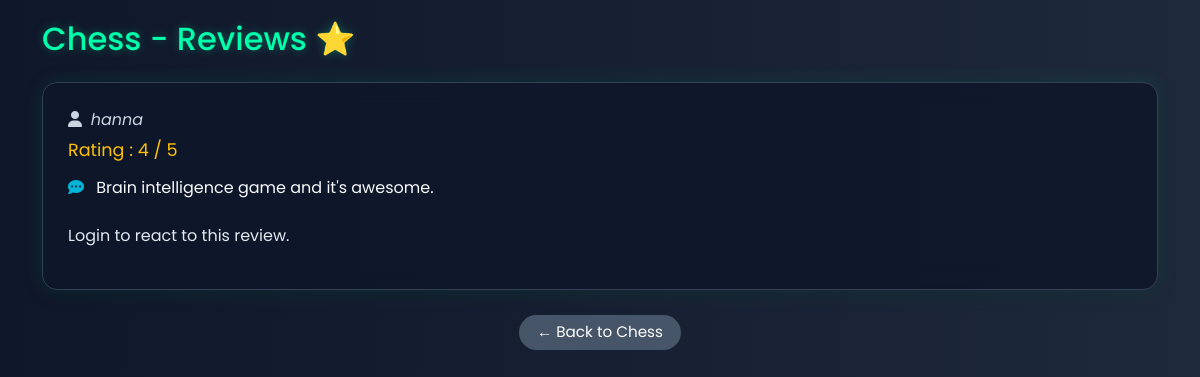
Before: /review_read/game/8/ with the older database file.
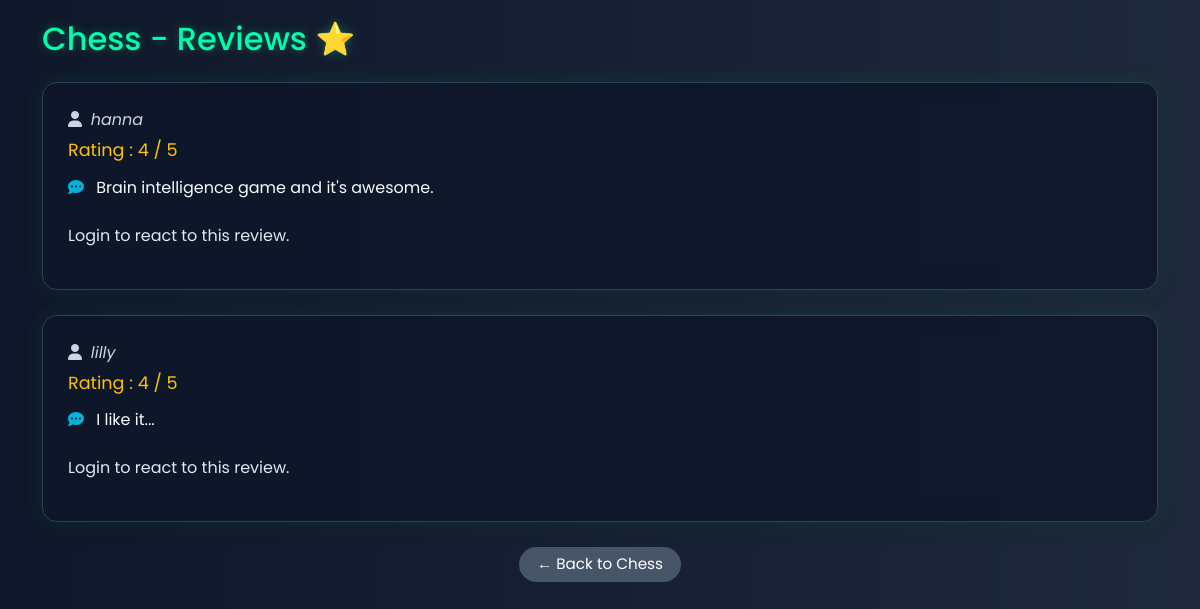
After: the same page with the newer database file.
### game_app/models.py (models this page shows, shortened)
class Game(models.Model):
    title = models.CharField(max_length=100)
    genre = models.CharField(max_length=100)
    platform = models.CharField(max_length=100)
    release_date = models.DateField(null=True)
    description = models.TextField(null=True)
    cover_image = models.ImageField(upload_to='game_covers/',blank=True,null=True)

class Review(models.Model):
    game = models.ForeignKey(Game, on_delete=models.CASCADE, related_name='reviews')
    user = models.ForeignKey(User, on_delete=models.CASCADE)
    rating = models.IntegerField(choices=[(i, i) for i in range(1, 6)])
    comment = models.TextField(null=True)
    created_at = models.DateTimeField(auto_now_add=True)

### game_app/views.py (the view)
# urls.py: path('review_read/game/<int:game_id>/', ReviewReadView.as_view(), name='review_read'),
class ReviewReadView(View):
    def get(self, request, game_id):
        game = get_object_or_404(Game, pk=game_id)
        reviews = game.reviews.all()
        review_data = []
        for review in reviews:
            like_reactions = review.reactions.filter(is_like=True).select_related('user')
            dislike_reactions = review.reactions.filter(is_like=False).select_related('user')
            like_users = []
            dislike_users = []
            for reaction in like_reactions:
                if request.user.is_authenticated and reaction.user == request.user:
                    like_users.append('you')
                else:
                    like_users.append(reaction.user.username)
            for reaction in dislike_reactions:
                if request.user.is_authenticated and reaction.user == request.user:
                    dislike_users.append('you')
                else:
                    dislike_users.append(reaction.user.username)
            like_count = len(like_users)
            dislike_count = len(dislike_users)
            user_reaction = None
            if request.user.is_authenticated:
                reaction = review.reactions.filter(user=request.user).first()
                if reaction:
                    user_reaction = 'like' if reaction.is_like else 'dislike'
            review_data.append({
                'review': review,
                'like_count': like_count,
                'dislike_count': dislike_count,
                'like_users': like_users,
                'dislike_users': dislike_users,
                'user_reaction': user_reaction,
            })
        return render(request, 'reviewread.html', {
            'game': game,
            'review_data': review_data,
        })

### game_app/templates/reviewread.html (shortened to what this page needs)
<!DOCTYPE html>
<html lang="en">
<head>
  {% load static %}
  <link href="https://cdn.jsdelivr.net/npm/bootstrap@5.3.0/dist/css/bootstrap.min.css" rel="stylesheet" />
  <link href="https://cdn.jsdelivr.net/npm/bootstrap@5.3.7/dist/css/bootstrap.min.css" rel="stylesheet"
>
  <link href="https://cdnjs.cloudflare.com/ajax/libs/font-awesome/6.4.0/css/all.min.css" rel="stylesheet">
</head>
<body>
<div class="container">
  <h2 class="mb-4">{{ game.title }} - Reviews ⭐</h2>
  {% for item in review_data %}
    <div class="review-card">
      <div class="review-user"><i class="fa-solid fa-user me-1"></i> {{ item.review.user.username }}</div>
      <div class="review-rating">Rating : {{ item.review.rating }} / 5</div>
      <div class="review-comment">
        <i class="fa-solid fa-comment-dots me-2" style="color: #00b4d8;"></i>
        {{ item.review.comment }}
      </div>
      {% if user.is_authenticated %}
        {% if user == item.review.user %}
          <form method="post" action="{% url 'like_review' item.review.id %}" class="d-inline">
            {% csrf_token %}
            <button type="submit" class="btn {% if item.user_reaction == 'like' %}btn-success{% else %}btn-outline-success{% endif %}">
              👍 ({{ item.like_count }})
            </button>
          </form>
        {% else %}
          <form method="post" action="{% url 'like_review' item.review.id %}" class="d-inline">
            {% csrf_token %}
            <button type="submit" class="btn {% if item.user_reaction == 'like' %}btn-success{% else %}btn-outline-success{% endif %}">
              👍 ({{ item.like_count }})
            </button>
          </form>
          <form method="post" action="{% url 'dislike_review' item.review.id %}" class="d-inline">
            {% csrf_token %}
            <button type="submit" class="btn {% if item.user_reaction == 'dislike' %}btn-danger{% else %}btn-outline-danger{% endif %}">
              👎  ({{ item.dislike_count }})
            </button>
          </form>
        {% endif %}
      {% else %}
        <p class="text mt-4">Login to react to this review.</p>
      {% endif %}
    </div>
  {% empty %}
    <p class="text">🙁 No reviews yet for this game. Be the first to add one!</p>
  {% endfor %}
  <div class="text-center mt-4">
    <a href="{% url 'game_detail' game.pk %}" class="btn btn-secondary">← Back to {{ game.title }}</a>
  </div>
</div>
</body>
</html>

### game_app/templates/reviewread.html (style rules this page uses)
body { padding: 20px; background: linear-gradient(to right, #0f172a, #1e293b); font-family: 'Poppins', sans-serif; color: #fff; }
h2 { color: #00ffab; text-shadow: 0 0 10px rgba(0, 255, 171, 0.3); }
.review-card { background: rgba(15, 23, 42, 0.85); border: 1px solid #334155; border-radius: 15px; padding: 25px; margin-bottom: 25px; box-shadow: 0 0 20px rgba(0, 255, 171, 0.1), 0 4px 20px rgba(0,0,0,0.2); backdrop-filter: blur(10px); color: #e2e8f0; transition: transform 0.2s ease, box-shadow 0.3s ease; }
.review-rating { color: #ffc107; font-size: 1.1rem; margin-bottom: 5px; }
.review-user { font-style: italic; color: #cbd5e1; margin-bottom: 5px; }
.review-comment { margin-top: 12px; font-size: 1rem; color: #f8fafc; }
.btn { border-radius: 25px; padding: 6px 18px; font-size: 0.95rem; transition: all 0.3s ease; }
.btn-secondary { background-color: #475569; border: none; }
a, a:hover { text-decoration: none; }

Changed rows visible on the page:
added Review: review.user.username "lilly", review.rating "4", review.comment "I like it..."
